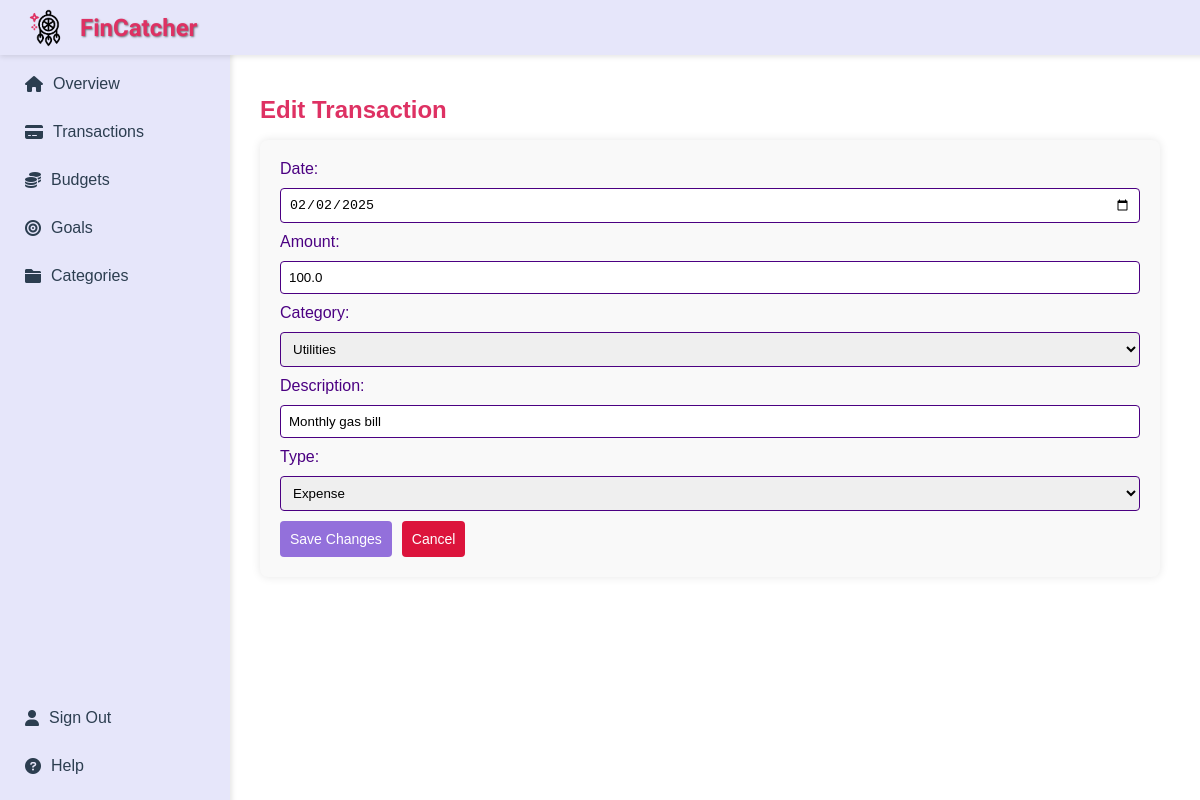
The page /transactions/edit/34 on the database as committed earlier.
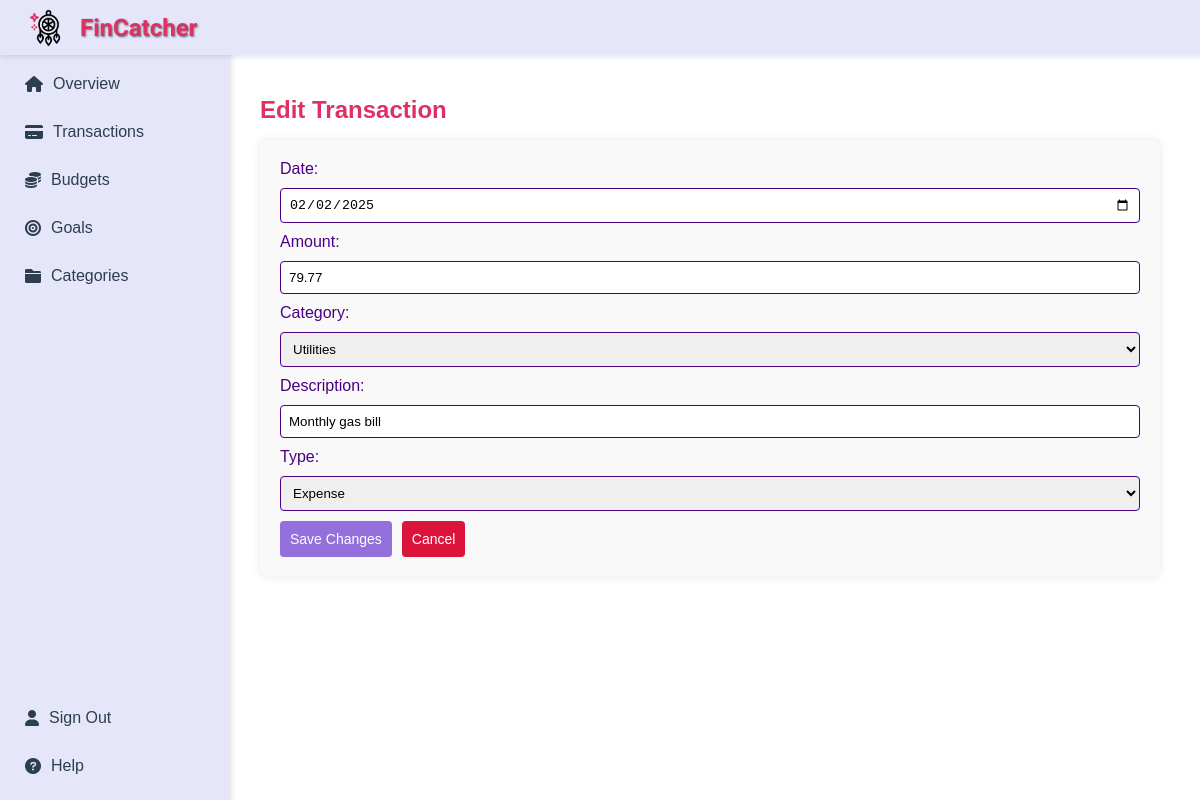
The same page on the database as committed later.
### app/main/models.py (models this page shows)
class Transactions(db.Model):
    id = db.Column(db.Integer, primary_key=True, unique=True, nullable=False)
    date = db.Column(db.Date, nullable=False)
    amount = db.Column(db.Float, nullable=False)
    category_id = db.Column(db.Integer, db.ForeignKey('categories.id'), nullable=False)  # References Categories table
    description = db.Column(db.String(1000), nullable=True)
    type = db.Column(db.String(10), nullable=False)
    category = db.relationship('Categories', backref=db.backref('transactions', lazy=True))

class Categories(db.Model):
    id = db.Column(db.Integer, primary_key=True, unique=True, nullable=False)
    name = db.Column(db.String(50), unique=True, nullable=False)
    description = db.Column(db.String(1000), nullable=True)

### app/transactions/routes.py (the view, shortened to what this page needs)
@transactions.route('/transactions/edit/<int:id>', methods=['GET', 'POST'])
def edit_transaction(id):
    transaction = Transactions.query.get_or_404(id)
    return render_template('edit_transaction.html', transaction=transaction, categories=Categories.query.all(), category_icons=category_icons)

### app/transactions/templates/edit_transaction.html (shortened to what this page needs)
{% extends "layout.html" %}
{% block content %}
<div style="padding: 20px;">
    <h1 style="color: #DE3163; font-size: 24px;">Edit Transaction</h1>
    <form action="{{ url_for('transactions.edit_transaction', id=transaction.id) }}" method="POST" style="display: flex; flex-direction: column; gap: 10px; background-color: #f9f9f9; padding: 20px; border-radius: 8px; box-shadow: 0 0 10px rgba(0,0,0,0.1);">
        <label for="date" style="color: #4B0082;">Date:</label>
        <input type="date" id="date" name="date" value="{{ transaction.date }}" required style="padding: 8px; border: 1px solid #4B0082; border-radius: 4px;">
        <label for="amount" style="color: #4B0082;">Amount:</label>
        <input type="number" step="0.01" id="amount" name="amount" value="{{ transaction.amount }}" required style="padding: 8px; border: 1px solid #4B0082; border-radius: 4px;">
        <label for="category_id" style="color: #4B0082;">Category:</label>
        <select id="category_id" name="category_id" required style="padding: 8px; border: 1px solid #4B0082; border-radius: 4px;">
            {% for category in categories %}
                <option value="{{ category.id }}" {% if category.id == transaction.category_id %}selected{% endif %}>{{ category.name }}</option>
            {% endfor %}
        </select>
        <label for="description" style="color: #4B0082;">Description:</label>
        <input type="text" id="description" name="description" value="{{ transaction.description }}" style="padding: 8px; border: 1px solid #4B0082; border-radius: 4px;">
        <label for="type" style="color: #4B0082;">Type:</label>
        <select id="type" name="type" required style="padding: 8px; border: 1px solid #4B0082; border-radius: 4px;">
            <option value="expense" {% if transaction.type == 'expense' %}selected{% endif %}>Expense</option>
        </select>
        <div style="display: flex; gap: 10px;">
            <button type="submit" style="background-color: #9370DB; color: white; padding: 10px; border: none; border-radius: 4px; cursor: pointer; font-size: 14px;">Save Changes</button>
            <button type="button" onclick="window.location.href='{{ url_for('transactions.transactions_page') }}'" style="background-color: #DC143C; color: white; padding: 10px; border: none; border-radius: 4px; cursor: pointer; font-size: 14px;">Cancel</button>
        </div>
    </form>
</div>
{% endblock %}

Rows that differ between the two databases and show on the page:
changed Transactions "Monthly gas bill": amount "100.0" → "79.77"
